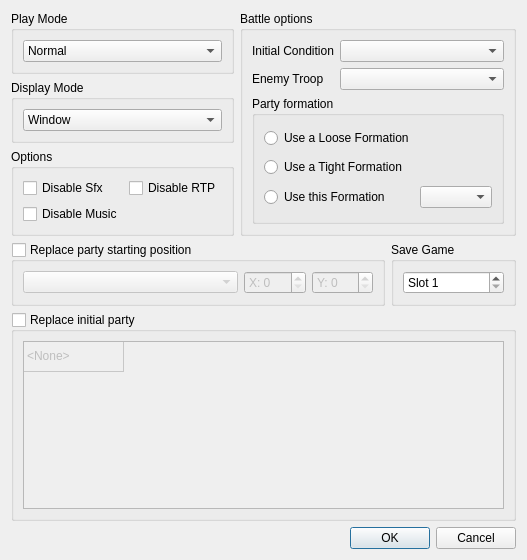
<?xml version="1.0" encoding="UTF-8"?>
<ui version="4.0">
 <class>RunGameDialog</class>
 <widget class="QDialog" name="RunGameDialog">
  <property name="geometry">
   <rect>
    <x>0</x>
    <y>0</y>
    <width>497</width>
    <height>560</height>
   </rect>
  </property>
  <property name="windowTitle">
   <string>Test Play Options</string>
  </property>
  <property name="modal">
   <bool>true</bool>
  </property>
  <layout class="QGridLayout" name="gridLayout_5">
   <item row="0" column="0">
    <widget class="QGroupBox" name="groupBox">
     <property name="title">
      <string>Play Mode</string>
     </property>
     <layout class="QHBoxLayout" name="horizontalLayout">
      <item>
       <widget class="QComboBox" name="comboMode">
        <item>
         <property name="text">
          <string>Normal</string>
         </property>
        </item>
        <item>
         <property name="text">
          <string>New Game</string>
         </property>
        </item>
        <item>
         <property name="text">
          <string>Load savegame</string>
         </property>
        </item>
        <item>
         <property name="text">
          <string>Test Battle</string>
         </property>
        </item>
       </widget>
      </item>
     </layout>
    </widget>
   </item>
   <item row="0" column="1" rowspan="3">
    <widget class="QGroupBox" name="groupBattleOptions">
     <property name="title">
      <string>Battle options</string>
     </property>
     <layout class="QGridLayout" name="gridLayout_4">
      <item row="0" column="0">
       <widget class="QLabel" name="label_2">
        <property name="text">
         <string>Initial Condition</string>
        </property>
       </widget>
      </item>
      <item row="0" column="1">
       <widget class="QComboBox" name="comboBattleCondition">
        <property name="sizePolicy">
         <sizepolicy hsizetype="Preferred" vsizetype="Fixed">
          <horstretch>1</horstretch>
          <verstretch>0</verstretch>
         </sizepolicy>
        </property>
       </widget>
      </item>
      <item row="1" column="0">
       <widget class="QLabel" name="label_5">
        <property name="text">
         <string>Enemy Troop</string>
        </property>
       </widget>
      </item>
      <item row="1" column="1">
       <widget class="QComboBox" name="comboTroop">
        <property name="sizePolicy">
         <sizepolicy hsizetype="Preferred" vsizetype="Fixed">
          <horstretch>1</horstretch>
          <verstretch>0</verstretch>
         </sizepolicy>
        </property>
       </widget>
      </item>
      <item row="2" column="0" colspan="2">
       <widget class="QGroupBox" name="groupPartyFormation">
        <property name="title">
         <string>Party formation</string>
        </property>
        <layout class="QGridLayout" name="gridLayout">
         <item row="0" column="0">
          <widget class="QRadioButton" name="radioLooseFormation">
           <property name="text">
            <string>Use a Loose Formation</string>
           </property>
          </widget>
         </item>
         <item row="1" column="0">
          <widget class="QRadioButton" name="radioTightFormation">
           <property name="text">
            <string>Use a Tight Formation</string>
           </property>
          </widget>
         </item>
         <item row="2" column="0">
          <widget class="QRadioButton" name="radioCustomFormation">
           <property name="text">
            <string>Use this Formation</string>
           </property>
          </widget>
         </item>
         <item row="2" column="1">
          <widget class="QComboBox" name="comboCustomFormation"/>
         </item>
        </layout>
       </widget>
      </item>
     </layout>
    </widget>
   </item>
   <item row="1" column="0">
    <widget class="QGroupBox" name="groupBox_2">
     <property name="title">
      <string>Display Mode</string>
     </property>
     <layout class="QHBoxLayout" name="horizontalLayout_3">
      <item>
       <widget class="QComboBox" name="comboDisplayMode">
        <item>
         <property name="text">
          <string>Window</string>
         </property>
        </item>
        <item>
         <property name="text">
          <string>Fullscreen</string>
         </property>
        </item>
       </widget>
      </item>
     </layout>
    </widget>
   </item>
   <item row="2" column="0">
    <widget class="QGroupBox" name="groupBox_5">
     <property name="title">
      <string>Options</string>
     </property>
     <layout class="QGridLayout" name="gridLayout_6">
      <item row="0" column="0">
       <widget class="QCheckBox" name="checkSfx">
        <property name="text">
         <string>Disable Sfx</string>
        </property>
       </widget>
      </item>
      <item row="1" column="0">
       <widget class="QCheckBox" name="checkMusic">
        <property name="text">
         <string>Disable Music</string>
        </property>
       </widget>
      </item>
      <item row="0" column="1">
       <widget class="QCheckBox" name="checkRTP">
        <property name="text">
         <string>Disable RTP</string>
        </property>
       </widget>
      </item>
     </layout>
    </widget>
   </item>
   <item row="3" column="0" colspan="2">
    <layout class="QHBoxLayout" name="horizontalLayout_4">
     <item>
      <widget class="QGroupBox" name="groupInitialPosition">
       <property name="sizePolicy">
        <sizepolicy hsizetype="Preferred" vsizetype="Preferred">
         <horstretch>3</horstretch>
         <verstretch>0</verstretch>
        </sizepolicy>
       </property>
       <property name="title">
        <string>Replace party starting position</string>
       </property>
       <property name="checkable">
        <bool>true</bool>
       </property>
       <property name="checked">
        <bool>false</bool>
       </property>
       <layout class="QHBoxLayout" name="horizontalLayout_2">
        <item>
         <widget class="QComboBox" name="comboMapId">
          <property name="sizePolicy">
           <sizepolicy hsizetype="Preferred" vsizetype="Fixed">
            <horstretch>1</horstretch>
            <verstretch>0</verstretch>
           </sizepolicy>
          </property>
         </widget>
        </item>
        <item>
         <widget class="QSpinBox" name="spinX">
          <property name="suffix">
           <string/>
          </property>
          <property name="prefix">
           <string>X: </string>
          </property>
          <property name="maximum">
           <number>499</number>
          </property>
         </widget>
        </item>
        <item>
         <widget class="QSpinBox" name="spinY">
          <property name="suffix">
           <string/>
          </property>
          <property name="prefix">
           <string>Y: </string>
          </property>
          <property name="maximum">
           <number>499</number>
          </property>
         </widget>
        </item>
       </layout>
      </widget>
     </item>
     <item>
      <widget class="QGroupBox" name="groupSave">
       <property name="sizePolicy">
        <sizepolicy hsizetype="Preferred" vsizetype="Preferred">
         <horstretch>1</horstretch>
         <verstretch>0</verstretch>
        </sizepolicy>
       </property>
       <property name="title">
        <string>Save Game</string>
       </property>
       <layout class="QHBoxLayout" name="horizontalLayout_5">
        <item>
         <widget class="QSpinBox" name="spinSave">
          <property name="prefix">
           <string>Slot </string>
          </property>
          <property name="minimum">
           <number>1</number>
          </property>
         </widget>
        </item>
       </layout>
      </widget>
     </item>
    </layout>
   </item>
   <item row="4" column="0" colspan="2">
    <widget class="QGroupBox" name="groupInitialParty">
     <property name="title">
      <string>Replace initial party</string>
     </property>
     <property name="checkable">
      <bool>true</bool>
     </property>
     <property name="checked">
      <bool>false</bool>
     </property>
     <layout class="QHBoxLayout" name="horizontalLayout_9">
      <item>
       <widget class="QTableWidget" name="tableInitialParty">
        <property name="sizePolicy">
         <sizepolicy hsizetype="Expanding" vsizetype="Expanding">
          <horstretch>1</horstretch>
          <verstretch>0</verstretch>
         </sizepolicy>
        </property>
        <attribute name="horizontalHeaderVisible">
         <bool>false</bool>
        </attribute>
        <attribute name="verticalHeaderVisible">
         <bool>false</bool>
        </attribute>
        <row>
         <property name="text">
          <string>New Row</string>
         </property>
        </row>
        <column>
         <property name="text">
          <string>New Column</string>
         </property>
        </column>
        <item row="0" column="0">
         <property name="text">
          <string>&lt;None&gt;</string>
         </property>
        </item>
       </widget>
      </item>
     </layout>
    </widget>
   </item>
   <item row="5" column="0" colspan="2">
    <widget class="QDialogButtonBox" name="buttonBox">
     <property name="orientation">
      <enum>Qt::Horizontal</enum>
     </property>
     <property name="standardButtons">
      <set>QDialogButtonBox::Cancel|QDialogButtonBox::Ok</set>
     </property>
    </widget>
   </item>
  </layout>
 </widget>
 <resources/>
 <connections>
  <connection>
   <sender>buttonBox</sender>
   <signal>accepted()</signal>
   <receiver>RunGameDialog</receiver>
   <slot>accept()</slot>
   <hints>
    <hint type="sourcelabel">
     <x>248</x>
     <y>254</y>
    </hint>
    <hint type="destinationlabel">
     <x>157</x>
     <y>274</y>
    </hint>
   </hints>
  </connection>
  <connection>
   <sender>buttonBox</sender>
   <signal>rejected()</signal>
   <receiver>RunGameDialog</receiver>
   <slot>reject()</slot>
   <hints>
    <hint type="sourcelabel">
     <x>316</x>
     <y>260</y>
    </hint>
    <hint type="destinationlabel">
     <x>286</x>
     <y>274</y>
    </hint>
   </hints>
  </connection>
 </connections>
</ui>
